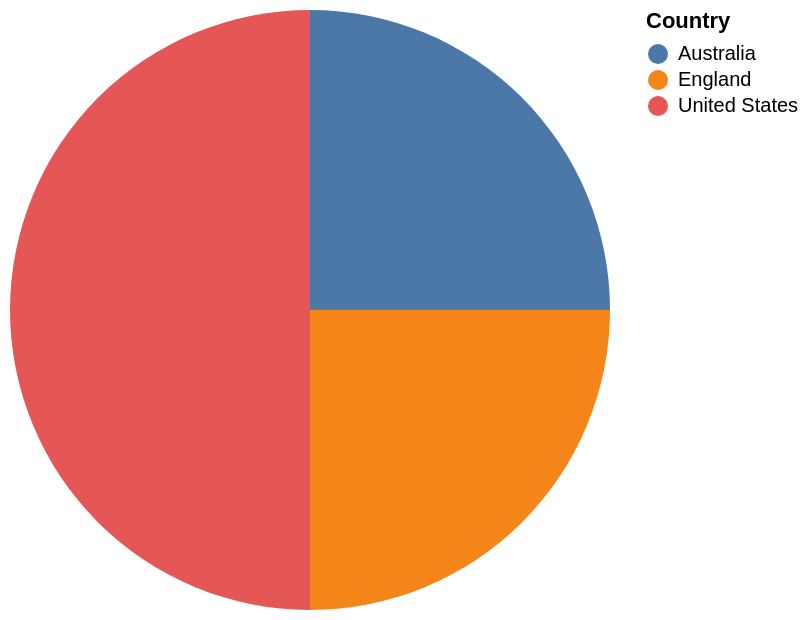

Here is the Vega-Lite specification saved for this chart:
### Vega-Lite specification from a JSON file in a GitHub repository (floating-point values rounded to 4 significant figures)
{"data": {"values": [{"x_data": "Australia", "y_data": 1}, {"x_data": "England", "y_data": 1}, {"x_data": "United States", "y_data": 2}]}, "mark": "arc", "encoding": {"theta": {"field": "y_data", "type": "quantitative", "title": "COUNT(Country)"}, "color": {"field": "x_data", "type": "nominal", "title": "Country"}}}
